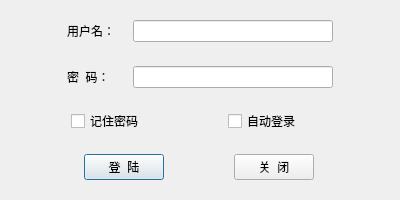
<?xml version="1.0" encoding="UTF-8"?>
<ui version="4.0">
 <class>Dialog</class>
 <widget class="QDialog" name="Dialog">
  <property name="geometry">
   <rect>
    <x>0</x>
    <y>0</y>
    <width>400</width>
    <height>200</height>
   </rect>
  </property>
  <property name="windowTitle">
   <string>登录</string>
  </property>
  <property name="windowIcon">
   <iconset resource="image.qrc">
    <normaloff>:/newPrefix/upload.ico</normaloff>:/newPrefix/upload.ico</iconset>
  </property>
  <property name="styleSheet">
   <string notr="true"/>
  </property>
  <layout class="QVBoxLayout" name="verticalLayout">
   <item>
    <widget class="QWidget" name="widget" native="true">
     <layout class="QHBoxLayout" name="horizontalLayout">
      <item>
       <spacer name="horizontalSpacer">
        <property name="orientation">
         <enum>Qt::Horizontal</enum>
        </property>
        <property name="sizeHint" stdset="0">
         <size>
          <width>40</width>
          <height>20</height>
         </size>
        </property>
       </spacer>
      </item>
      <item>
       <widget class="QLabel" name="label">
        <property name="minimumSize">
         <size>
          <width>60</width>
          <height>0</height>
         </size>
        </property>
        <property name="maximumSize">
         <size>
          <width>60</width>
          <height>16777215</height>
         </size>
        </property>
        <property name="text">
         <string>用户名：</string>
        </property>
       </widget>
      </item>
      <item>
       <widget class="QLineEdit" name="lineEdit_username">
        <property name="minimumSize">
         <size>
          <width>200</width>
          <height>0</height>
         </size>
        </property>
        <property name="maximumSize">
         <size>
          <width>200</width>
          <height>16777215</height>
         </size>
        </property>
       </widget>
      </item>
      <item>
       <spacer name="horizontalSpacer_2">
        <property name="orientation">
         <enum>Qt::Horizontal</enum>
        </property>
        <property name="sizeHint" stdset="0">
         <size>
          <width>40</width>
          <height>20</height>
         </size>
        </property>
       </spacer>
      </item>
     </layout>
    </widget>
   </item>
   <item>
    <widget class="QWidget" name="widget_2" native="true">
     <layout class="QHBoxLayout" name="horizontalLayout_2">
      <item>
       <spacer name="horizontalSpacer_3">
        <property name="orientation">
         <enum>Qt::Horizontal</enum>
        </property>
        <property name="sizeHint" stdset="0">
         <size>
          <width>40</width>
          <height>20</height>
         </size>
        </property>
       </spacer>
      </item>
      <item>
       <widget class="QLabel" name="label_2">
        <property name="minimumSize">
         <size>
          <width>60</width>
          <height>0</height>
         </size>
        </property>
        <property name="maximumSize">
         <size>
          <width>60</width>
          <height>16777215</height>
         </size>
        </property>
        <property name="text">
         <string>密  码：</string>
        </property>
       </widget>
      </item>
      <item>
       <widget class="QLineEdit" name="lineEdit_password">
        <property name="minimumSize">
         <size>
          <width>200</width>
          <height>0</height>
         </size>
        </property>
        <property name="maximumSize">
         <size>
          <width>200</width>
          <height>16777215</height>
         </size>
        </property>
        <property name="echoMode">
         <enum>QLineEdit::Password</enum>
        </property>
       </widget>
      </item>
      <item>
       <spacer name="horizontalSpacer_4">
        <property name="orientation">
         <enum>Qt::Horizontal</enum>
        </property>
        <property name="sizeHint" stdset="0">
         <size>
          <width>40</width>
          <height>20</height>
         </size>
        </property>
       </spacer>
      </item>
     </layout>
    </widget>
   </item>
   <item>
    <widget class="QWidget" name="widget_4" native="true">
     <layout class="QHBoxLayout" name="horizontalLayout_4">
      <property name="topMargin">
       <number>0</number>
      </property>
      <property name="bottomMargin">
       <number>0</number>
      </property>
      <item>
       <widget class="QCheckBox" name="checkBox_remember">
        <property name="minimumSize">
         <size>
          <width>100</width>
          <height>0</height>
         </size>
        </property>
        <property name="maximumSize">
         <size>
          <width>100</width>
          <height>16777215</height>
         </size>
        </property>
        <property name="text">
         <string>记住密码</string>
        </property>
       </widget>
      </item>
      <item>
       <widget class="QCheckBox" name="checkBox_auto">
        <property name="minimumSize">
         <size>
          <width>100</width>
          <height>0</height>
         </size>
        </property>
        <property name="maximumSize">
         <size>
          <width>100</width>
          <height>16777215</height>
         </size>
        </property>
        <property name="text">
         <string>自动登录</string>
        </property>
       </widget>
      </item>
     </layout>
    </widget>
   </item>
   <item>
    <widget class="QWidget" name="widget_3" native="true">
     <layout class="QHBoxLayout" name="horizontalLayout_3">
      <item>
       <widget class="QPushButton" name="pushButton_login">
        <property name="minimumSize">
         <size>
          <width>80</width>
          <height>0</height>
         </size>
        </property>
        <property name="maximumSize">
         <size>
          <width>80</width>
          <height>16777215</height>
         </size>
        </property>
        <property name="text">
         <string>登  陆</string>
        </property>
        <property name="icon">
         <iconset resource="image.qrc">
          <normaloff>:/newPrefix/登陆.png</normaloff>:/newPrefix/登陆.png</iconset>
        </property>
       </widget>
      </item>
      <item>
       <widget class="QPushButton" name="pushButton_cancel">
        <property name="minimumSize">
         <size>
          <width>80</width>
          <height>0</height>
         </size>
        </property>
        <property name="maximumSize">
         <size>
          <width>80</width>
          <height>16777215</height>
         </size>
        </property>
        <property name="text">
         <string>关  闭</string>
        </property>
        <property name="icon">
         <iconset resource="image.qrc">
          <normaloff>:/newPrefix/关闭.png</normaloff>:/newPrefix/关闭.png</iconset>
        </property>
       </widget>
      </item>
     </layout>
    </widget>
   </item>
  </layout>
 </widget>
 <resources>
  <include location="image.qrc"/>
 </resources>
 <connections/>
</ui>
